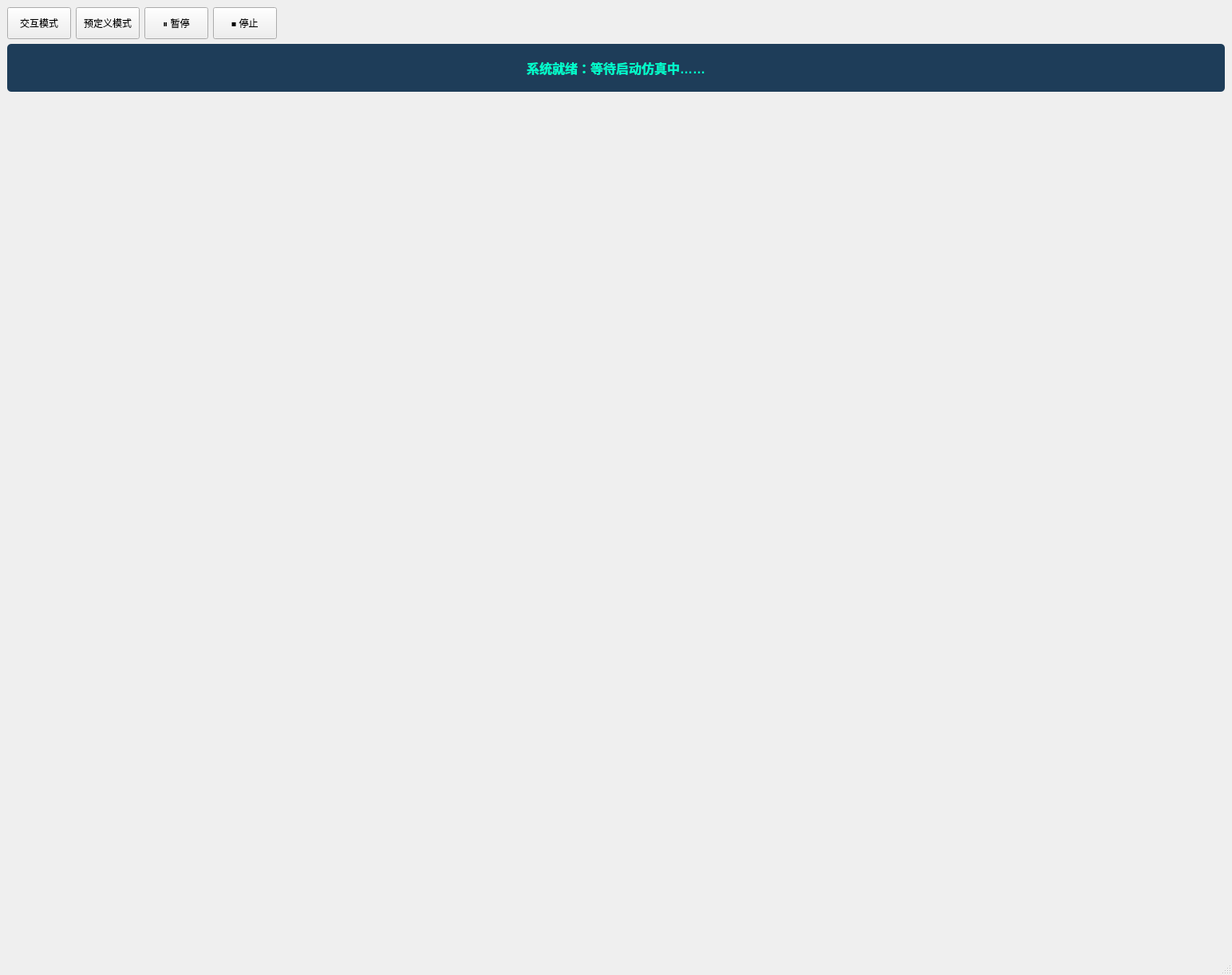
<?xml version="1.0" encoding="UTF-8"?>
<ui version="4.0">
 <class>MainWindow</class>
 <widget class="QMainWindow" name="MainWindow">
  <property name="geometry">
   <rect>
    <x>0</x>
    <y>0</y>
    <width>1544</width>
    <height>1222</height>
   </rect>
  </property>
  <property name="windowTitle">
   <string>MainWindow</string>
  </property>
  <widget class="QWidget" name="centralwidget">
   <layout class="QVBoxLayout" name="verticalLayout_2" stretch="0,0,1">
    <item>
     <layout class="QHBoxLayout" name="horizontalLayout">
      <item>
       <widget class="QPushButton" name="btn_start_omega">
        <property name="minimumSize">
         <size>
          <width>0</width>
          <height>40</height>
         </size>
        </property>
        <property name="styleSheet">
         <string notr="true"/>
        </property>
        <property name="text">
         <string>交互模式</string>
        </property>
       </widget>
      </item>
      <item>
       <widget class="QPushButton" name="btn_start_path">
        <property name="minimumSize">
         <size>
          <width>0</width>
          <height>40</height>
         </size>
        </property>
        <property name="text">
         <string>预定义模式</string>
        </property>
       </widget>
      </item>
      <item>
       <widget class="QPushButton" name="btn_pause">
        <property name="minimumSize">
         <size>
          <width>0</width>
          <height>40</height>
         </size>
        </property>
        <property name="text">
         <string>⏸ 暂停</string>
        </property>
       </widget>
      </item>
      <item>
       <widget class="QPushButton" name="btn_stop">
        <property name="minimumSize">
         <size>
          <width>0</width>
          <height>40</height>
         </size>
        </property>
        <property name="text">
         <string>⏹ 停止</string>
        </property>
       </widget>
      </item>
      <item>
       <spacer name="horizontalSpacer">
        <property name="orientation">
         <enum>Qt::Horizontal</enum>
        </property>
        <property name="sizeHint" stdset="0">
         <size>
          <width>40</width>
          <height>20</height>
         </size>
        </property>
       </spacer>
      </item>
     </layout>
    </item>
    <item>
     <widget class="QLabel" name="label_sys_info">
      <property name="minimumSize">
       <size>
        <width>0</width>
        <height>60</height>
       </size>
      </property>
      <property name="maximumSize">
       <size>
        <width>16777215</width>
        <height>60</height>
       </size>
      </property>
      <property name="styleSheet">
       <string notr="true">background-color: #1e3d59; color: #00ffcc; font-size: 16px; font-weight: bold; border-radius: 5px;</string>
      </property>
      <property name="text">
       <string>系统就绪：等待启动仿真中……</string>
      </property>
      <property name="alignment">
       <set>Qt::AlignCenter</set>
      </property>
     </widget>
    </item>
    <item>
     <layout class="QHBoxLayout" name="horizontalLayout_5" stretch="2,1">
      <item>
       <widget class="QWidget" name="container_sofa" native="true">
        <property name="maximumSize">
         <size>
          <width>16777215</width>
          <height>16777215</height>
         </size>
        </property>
       </widget>
      </item>
      <item>
       <widget class="QWidget" name="container_us" native="true"/>
      </item>
     </layout>
    </item>
   </layout>
  </widget>
  <widget class="QMenuBar" name="menubar">
   <property name="geometry">
    <rect>
     <x>0</x>
     <y>0</y>
     <width>1544</width>
     <height>26</height>
    </rect>
   </property>
  </widget>
  <widget class="QStatusBar" name="statusbar"/>
 </widget>
 <resources/>
 <connections/>
</ui>
